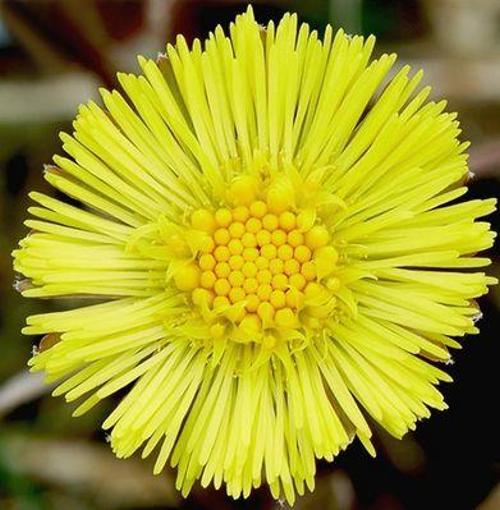
#> input picture TestImg/test.jpg, 500 x 510 px
$ python grabcut.py --image TestImg/test.jpg   (older library calls are emulated)
#> lines starting #> are read from the running program, lines starting #| are printed output that depends on the picture; after the words box and inside, x2 and y2 are one past the last pixel; in counts of white or black regions, pixels touching at a corner belong together
import numpy as np
import cv2
import argparse

ap = argparse.ArgumentParser()
ap.add_argument("-i", "--image", required = True,
help = "Resim Yolu")

args = vars(ap.parse_args())

image = cv2.imread(args["image"])
#> image is the input picture: shape (510, 500, 3); mean B, G, R 39.4, 154.2, 158.7
image2 = cv2.imread(args["image"])
mask = np.zeros(image.shape[:2],np.uint8)
gray = cv2.cvtColor(image, cv2.COLOR_BGR2GRAY)
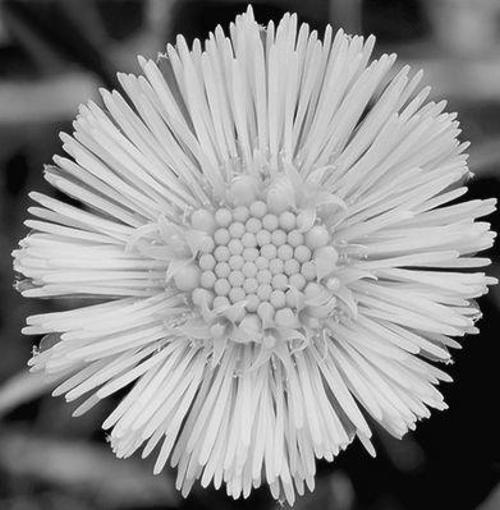
#> gray: shape (510, 500); min 0, max 251, mean 142.5
bgdModel = np.zeros((1,65),np.float64)
fgdModel = np.zeros((1,65),np.float64)

# newmask is the mask image I manually labelled
(_, newmask) = cv2.threshold(gray, 128, 255, cv2.THRESH_BINARY)
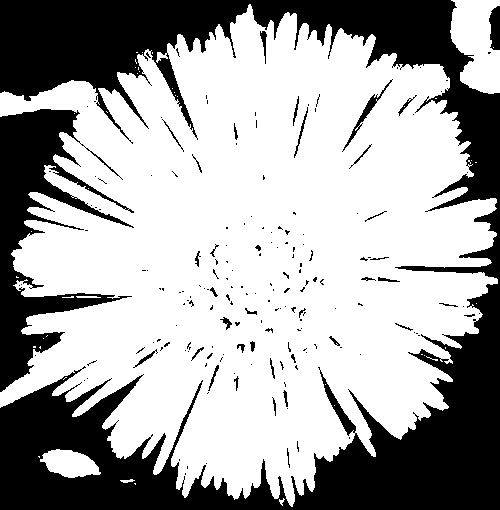
#> newmask: shape (510, 500); 65.2% white; 182 black regions (145 under 20 px), largest, box (x1, y1, x2, y2) and area: (0, 0, 500, 510) 72875, (0, 109, 134, 392) 12890, (489, 6, 500, 50) 390

mask[newmask == 0] = 0
mask[newmask == 255] = 1

mask, bgdModel, fgdModel = cv2.grabCut(image,mask,None,bgdModel,fgdModel,5,cv2.GC_INIT_WITH_MASK)

mask = np.where((mask==2)|(mask==0),0,1).astype('uint8')
img = image*mask[:,:,np.newaxis]
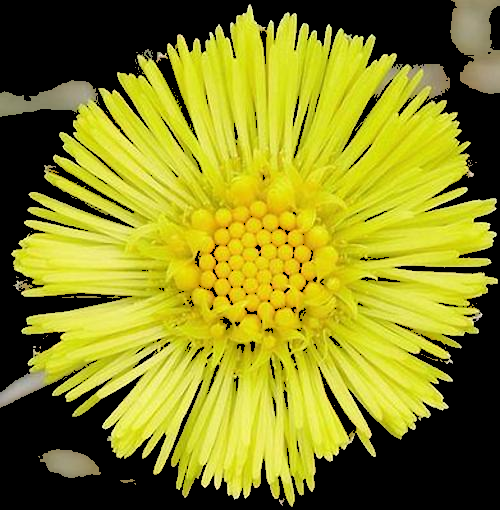
#> img: shape (510, 500, 3); mean B, G, R 32.2, 135.7, 137.1
cv2.imshow("Mask", img)
cv2.imshow("Image", image2)

outImg = np.zeros((1,65),np.float64)

orb = cv2.ORB()

kp = orb.detect(img, None)
#> kp = 500 keypoints; strongest (x, y, size): (314, 31, 31), (103, 426, 31), (196, 39, 31), (413, 428, 31)

kp, des = orb.compute(img, kp)


img2 = cv2.drawKeypoints(img, kp, outImg, color=(0,0,255), flags=2)
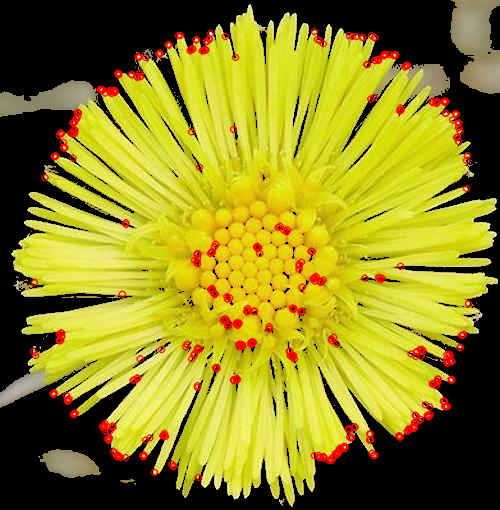
#> img2: shape (510, 500, 3); mean B, G, R 31.2, 132.6, 140.6

cv2.imshow("KEYPOINTS", img2)

cv2.waitKey()

$ run again, on TestImg/crocus-1.png
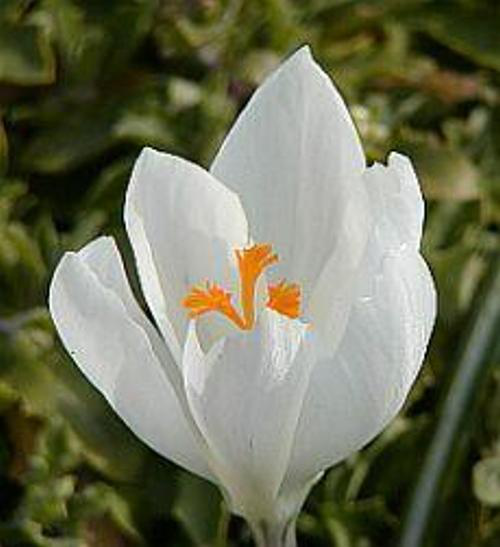
#> input picture TestImg/crocus-1.png, 500 x 547 px
#> image is the input picture: shape (547, 500, 3); mean B, G, R 86.2, 111.7, 109.3
#> `(_, newmask) = cv2.threshold(gray, 128, 255, cv2.THRESH_BINARY)`:
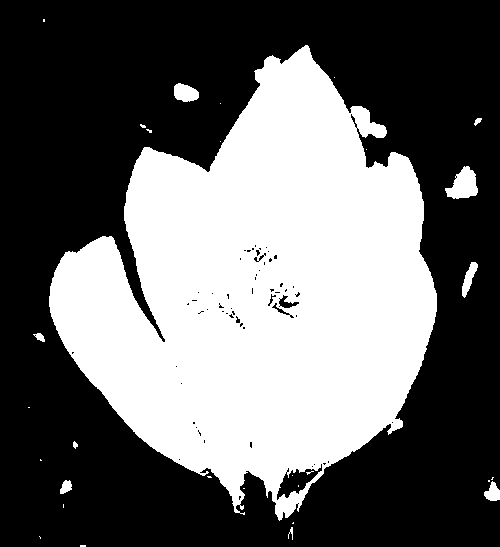
#> newmask: shape (547, 500); 40.6% white; 30 white regions (20 under 20 px), largest, box (x1, y1, x2, y2) and area: (49, 45, 437, 521) 109183, (445, 166, 478, 199) 681, (174, 83, 199, 102) 355
#> kp = 500 keypoints; strongest (x, y, size): (306, 46, 31), (375, 163, 31), (393, 152, 31), (392, 152, 37.2)
#> `img2 = cv2.drawKeypoints(img, kp, outImg, color=(0,0,255), flags=2)`:
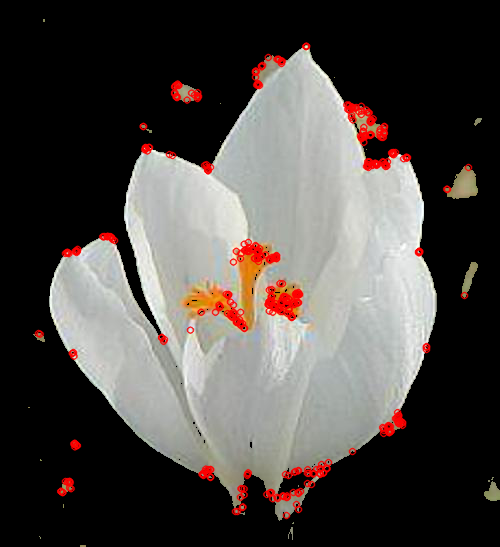
#> img2: shape (547, 500, 3); mean B, G, R 69.5, 72.8, 78.1
